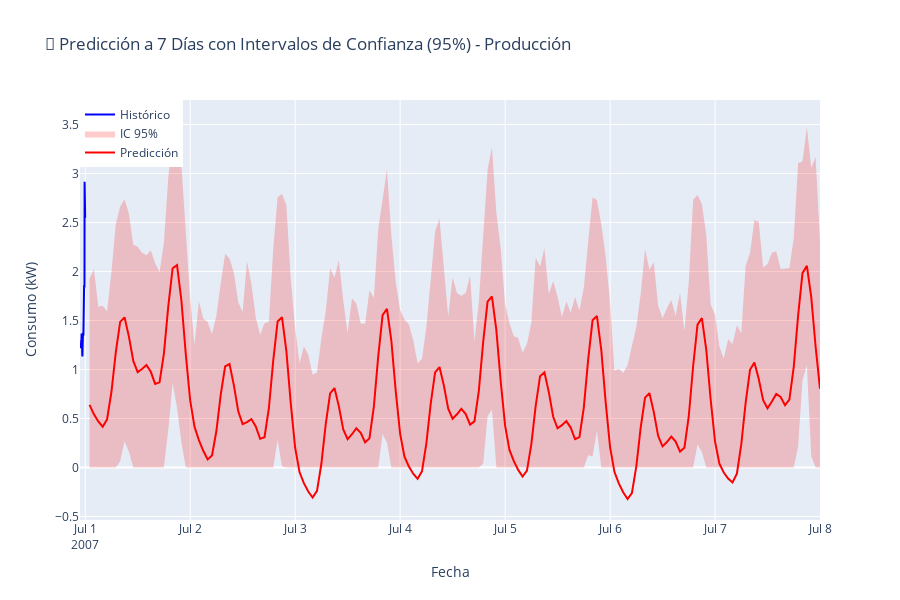

Here is the notebook cell this chart was saved with:
### Code cell
# Visualización de predicción con intervalos de confianza
fig = go.Figure()

# Convertir timestamps a datetime
pred_timestamps = pd.to_datetime(conf_prediction['timestamps'])
pred_values = np.array(conf_prediction['predictions'])
lower_bound = np.array(conf_prediction['confidence_intervals']['lower_bound'])
upper_bound = np.array(conf_prediction['confidence_intervals']['upper_bound'])

# Predicción central
fig.add_trace(go.Scatter(
    x=pred_timestamps,
    y=pred_values,
    mode='lines',
    name='Predicción',
    line=dict(color='red', width=2)
))

# Intervalo de confianza superior
fig.add_trace(go.Scatter(
    x=pred_timestamps,
    y=upper_bound,
    mode='lines',
    name='IC Superior (95%)',
    line=dict(color='rgba(255,0,0,0)', width=0),
    showlegend=False
))

# Intervalo de confianza inferior
fig.add_trace(go.Scatter(
    x=pred_timestamps,
    y=lower_bound,
    mode='lines',
    name='IC 95%',
    line=dict(color='rgba(255,0,0,0)', width=0),
    fill='tonexty',
    fillcolor='rgba(255,0,0,0.2)'
))

# Datos históricos (últimos 3 días para contexto)
historical_context = data.iloc[-3*24:]
fig.add_trace(go.Scatter(
    x=historical_context.index,
    y=historical_context['Global_active_power'],
    mode='lines',
    name='Histórico',
    line=dict(color='blue', width=2)
))

fig.update_layout(
    title='🔮 Predicción a 7 Días con Intervalos de Confianza (95%) - Producción',
    xaxis_title='Fecha',
    yaxis_title='Consumo (kW)',
    hovermode='x unified',
    height=600,
    legend=dict(x=0, y=1)
)

fig.show()

print(f"\n📊 Predicción visualizada: {len(pred_values)} horas")
print(f"   Rango de confianza promedio: ±{(upper_bound - pred_values).mean():.3f} kW")

### Figure 1 — Plotly figure (JSON) as saved in the notebook; plotly's stock layout.template omitted (floating-point values rounded to 4 significant figures; data arrays with more than 128 entries replaced by an {"elided": "..."} marker saying what was removed)
{"data": [{"line": {"color": "red", "width": 2}, "mode": "lines", "name": "Predicción", "type": "scatter", "x": {"elided": "168 str values"}, "y": {"elided": "168 float values"}}, {"line": {"color": "rgba(255,0,0,0)", "width": 0}, "mode": "lines", "name": "IC Superior (95%)", "showlegend": false, "type": "scatter", "x": {"elided": "168 str values"}, "y": {"elided": "168 float values"}}, {"fill": "tonexty", "fillcolor": "rgba(255,0,0,0.2)", "line": {"color": "rgba(255,0,0,0)", "width": 0}, "mode": "lines", "name": "IC 95%", "type": "scatter", "x": {"elided": "168 str values"}, "y": {"elided": "168 float values"}}, {"line": {"color": "blue", "width": 2}, "mode": "lines", "name": "Histórico", "type": "scatter", "x": ["2007-06-30T22:48:00", "2007-06-30T22:49:00", "2007-06-30T22:50:00", "2007-06-30T22:51:00", "2007-06-30T22:52:00", "2007-06-30T22:53:00", "2007-06-30T22:54:00", "2007-06-30T22:55:00", "2007-06-30T22:56:00", "2007-06-30T22:57:00", "2007-06-30T22:58:00", "2007-06-30T22:59:00", "2007-06-30T23:00:00", "2007-06-30T23:01:00", "2007-06-30T23:02:00", "2007-06-30T23:03:00", "2007-06-30T23:04:00", "2007-06-30T23:05:00", "2007-06-30T23:06:00", "2007-06-30T23:07:00", "2007-06-30T23:08:00", "2007-06-30T23:09:00", "2007-06-30T23:10:00", "2007-06-30T23:11:00", "2007-06-30T23:12:00", "2007-06-30T23:13:00", "2007-06-30T23:14:00", "2007-06-30T23:15:00", "2007-06-30T23:16:00", "2007-06-30T23:17:00", "2007-06-30T23:18:00", "2007-06-30T23:19:00", "2007-06-30T23:20:00", "2007-06-30T23:21:00", "2007-06-30T23:22:00", "2007-06-30T23:23:00", "2007-06-30T23:24:00", "2007-06-30T23:25:00", "2007-06-30T23:26:00", "2007-06-30T23:27:00", "2007-06-30T23:28:00", "2007-06-30T23:29:00", "2007-06-30T23:30:00", "2007-06-30T23:31:00", "2007-06-30T23:32:00", "2007-06-30T23:33:00", "2007-06-30T23:34:00", "2007-06-30T23:35:00", "2007-06-30T23:36:00", "2007-06-30T23:37:00", "2007-06-30T23:38:00", "2007-06-30T23:39:00", "2007-06-30T23:40:00", "2007-06-30T23:41:00", "2007-06-30T23:42:00", "2007-06-30T23:43:00", "2007-06-30T23:44:00", "2007-06-30T23:45:00", "2007-06-30T23:46:00", "2007-06-30T23:47:00", "2007-06-30T23:48:00", "2007-06-30T23:49:00", "2007-06-30T23:50:00", "2007-06-30T23:51:00", "2007-06-30T23:52:00", "2007-06-30T23:53:00", "2007-06-30T23:54:00", "2007-06-30T23:55:00", "2007-06-30T23:56:00", "2007-06-30T23:57:00", "2007-06-30T23:58:00", "2007-06-30T23:59:00"], "y": [1.242, 1.242, 1.236, 1.236, 1.242, 1.24, 1.25, 1.238, 1.264, 1.292, 1.286, 1.238, 1.218, 1.222, 1.218, 1.218, 1.256, 1.3, 1.298, 1.298, 1.3, 1.224, 1.366, 1.206, 1.204, 1.204, 1.208, 1.202, 1.204, 1.204, 1.204, 1.2, 1.144, 1.134, 1.174, 1.312, 1.134, 1.176, 1.242, 1.34, 1.344, 1.374, 1.346, 1.348, 1.354, 1.354, 1.346, 1.358, 1.768, 1.496, 1.738, 1.754, 1.788, 1.85, 1.772, 1.77, 1.86, 1.846, 1.844, 1.838, 1.838, 1.834, 1.922, 2.916, 2.914, 2.896, 2.88, 2.88, 2.892, 2.882, 2.66, 2.548]}], "layout": {"height": 600, "hovermode": "x unified", "legend": {"x": 0, "y": 1}, "title": {"text": "🔮 Predicción a 7 Días con Intervalos de Confianza (95%) - Producción"}, "xaxis": {"title": {"text": "Fecha"}}, "yaxis": {"title": {"text": "Consumo (kW)"}}}}
